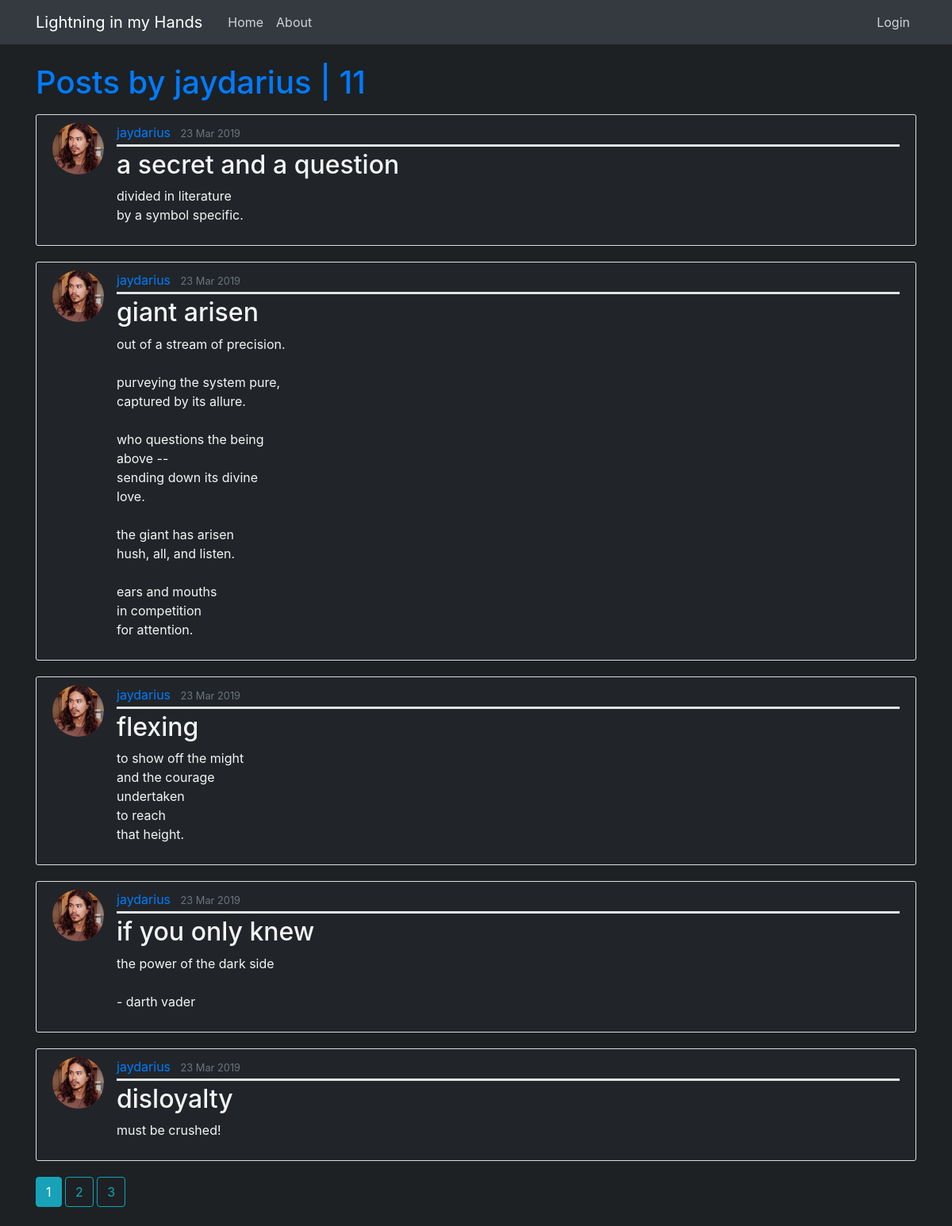
/user/jaydarius, run on the app's committed database.
### lightning_flask/models.py (models this page shows, shortened)
class User(db.Model, UserMixin):
    id = db.Column(db.Integer, primary_key=True)
    username = db.Column(db.String(20), unique=True, nullable=False)
    email = db.Column(db.String(120), unique=True, nullable=False)
    image_file = db.Column(db.String(20), nullable=False, default='default.jpg')
    password = db.Column(db.String(60), nullable=False)
    posts = db.relationship('Post', backref='author', lazy=True)

class Post(db.Model):
    id = db.Column(db.Integer, primary_key=True)
    title = db.Column(db.String(100), nullable=False)
    date_posted = db.Column(db.DateTime, nullable=False, default=datetime.utcnow)
    content = db.Column(db.Text, nullable=False)
    user_id = db.Column(db.Integer, db.ForeignKey('user.id'), nullable=False)

### lightning_flask/users/routes.py (the view)
@users.route("/user/<string:username>")
def user_posts(username):
    page = request.args.get('page', 1, type=int)  # what ever is after the `?` in the URL
    user = User.query.filter_by(username=username).first_or_404()
    posts = Post.query.filter_by(author=user)\
        .order_by(Post.date_posted.desc())\
        .paginate(page=page, per_page=5)
    return render_template('user_posts.html', posts=posts, user=user)

### lightning_flask/templates/user_posts.html
{% extends "layout.html" %}
{% block content %}
<h1 class="mb-3">Posts by {{ user.username }} | {{ posts.total }}</h1>
    {% for post in posts.items %}
        <article class="media content-section">
          <img class="rounded-circle article-img" src="{{ url_for('static', filename='profile_pics/' + post.author.image_file) }}">
          <div class="media-body">
            <div class="article-metadata">
              <a class="mr-2" href="{{ url_for('users.user_posts', username=post.author.username) }}">{{ post.author.username }}</a>
              <small class="text-muted">{{ post.date_posted.strftime('%d %b %Y') }}</small>
            </div>
            <h2><a class="article-title" href="{{ url_for('posts.post', post_id=post.id) }}">{{ post.title }}</a></h2>
            <p class="article-content">{{ post.content }}</p>
          </div>
        </article>
    {% endfor %}
    {% for page_num in posts.iter_pages(left_edge=1, right_edge=1, left_current=1, right_current=2) %}
        {% if page_num %}
            {% if posts.page == page_num %}
              <a class="btn btn-info mb-4" href="{{ url_for('users.user_posts', username=user.username, page=page_num) }}">{{ page_num }}</a>
            {% else %}
              <a class="btn btn-outline-info mb-4" href="{{ url_for('users.user_posts', username=user.username, page=page_num) }}">{{ page_num }}</a>
            {% endif %}
        {% else %}
        ...
        {% endif %}
    {% endfor %}
{% endblock content %}

### lightning_flask/static/dev-main.css (style rules this page uses)
body { background: #1d2124; color: #333333; margin-top: 5rem; }
h1, h2, h3, h4, h5, h6 { color: #007bff; }
p { color: whitesmoke; }
.content-section { background: #212529; padding: 10px 20px; border: 1px solid #dddddd; border-radius: 3px; margin-bottom: 20px; }
.article-title { color: whitesmoke; }
.article-content { white-space: pre-line; }
.article-img { height: 65px; width: 65px; margin-right: 16px; }
.article-metadata { padding-bottom: 3px; margin-bottom: 4px; border-bottom: 3px solid #e3e3e3 }

### data on the page
User: username "jaydarius"
Post: image_file (picture), author.username "jaydarius", date_posted "23 Mar 2019", title "a secret and a question", content "divided in literature by a symbol specific."
Post: image_file (picture), author.username "jaydarius", date_posted "23 Mar 2019", title "giant arisen", content "out of a stream of precision. purveying the system pure, captured by its allure. who questions the being above -- sending down its divine love. the giant has arisen hush, all, and listen. ears and mouths in competition for attention."
Post: image_file (picture), author.username "jaydarius", date_posted "23 Mar 2019", title "flexing", content "to show off the might and the courage undertaken to reach that height."
Post: image_file (picture), author.username "jaydarius", date_posted "23 Mar 2019", title "if you only knew", content "the power of the dark side - darth vader"
Post: image_file (picture), author.username "jaydarius", date_posted "23 Mar 2019", title "disloyalty", content "must be crushed!"

### other printed values
{{ posts.total }} "11"
{{ page_num }} "1"
{{ page_num }} "2" "3"
